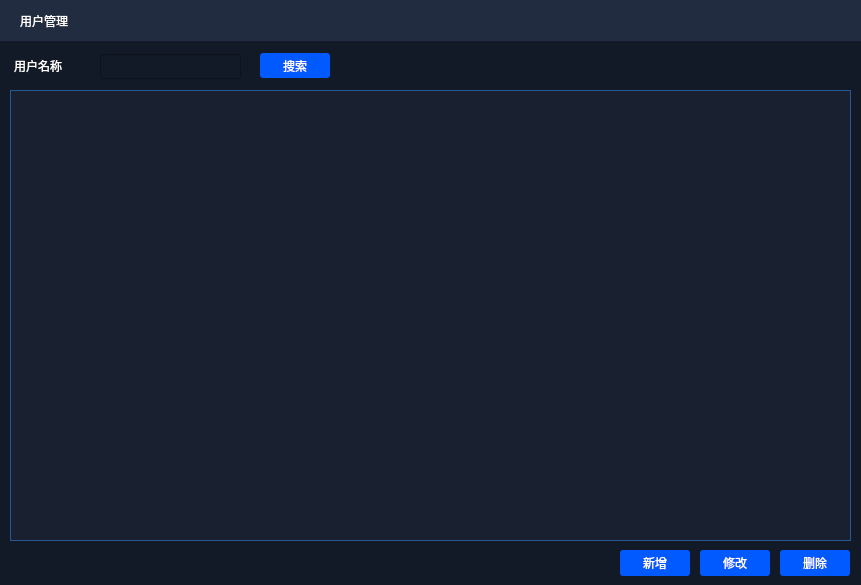
<?xml version="1.0" encoding="UTF-8"?>
<ui version="4.0">
 <class>AddUserForm</class>
 <widget class="QWidget" name="AddUserForm">
  <property name="geometry">
   <rect>
    <x>0</x>
    <y>0</y>
    <width>861</width>
    <height>585</height>
   </rect>
  </property>
  <property name="windowTitle">
   <string>Form</string>
  </property>
  <property name="styleSheet">
   <string notr="true">QWidget
{
font: 11pt &quot;微软雅黑&quot;;
background-color: #121A27;
color: rgb(255, 255, 255);
}
.QPushButton{
font: 9pt &quot;微软雅黑&quot;;
border-radius:3px;
border-style:none;
	color: rgb(255, 255, 255);
background-color: #005AFF;
}
.QPushButton:hover{
padding:4px 4px 2px 4px;
background-color: #005AFF;
}</string>
  </property>
  <widget class="QLabel" name="label_2">
   <property name="geometry">
    <rect>
     <x>14</x>
     <y>58</y>
     <width>61</width>
     <height>16</height>
    </rect>
   </property>
   <property name="text">
    <string>用户名称</string>
   </property>
  </widget>
  <widget class="QPushButton" name="pushButton">
   <property name="geometry">
    <rect>
     <x>260</x>
     <y>53</y>
     <width>70</width>
     <height>25</height>
    </rect>
   </property>
   <property name="text">
    <string>搜索</string>
   </property>
  </widget>
  <widget class="QPushButton" name="btn_delete_user">
   <property name="geometry">
    <rect>
     <x>780</x>
     <y>550</y>
     <width>70</width>
     <height>26</height>
    </rect>
   </property>
   <property name="text">
    <string>删除</string>
   </property>
  </widget>
  <widget class="QWidget" name="widget" native="true">
   <property name="geometry">
    <rect>
     <x>0</x>
     <y>0</y>
     <width>861</width>
     <height>41</height>
    </rect>
   </property>
   <property name="styleSheet">
    <string notr="true">background-color:rgb(34, 44, 65);</string>
   </property>
   <widget class="QLabel" name="label">
    <property name="geometry">
     <rect>
      <x>20</x>
      <y>10</y>
      <width>231</width>
      <height>21</height>
     </rect>
    </property>
    <property name="text">
     <string>用户管理</string>
    </property>
   </widget>
   <widget class="QPushButton" name="pushButton_2">
    <property name="geometry">
     <rect>
      <x>830</x>
      <y>10</y>
      <width>21</width>
      <height>21</height>
     </rect>
    </property>
    <property name="styleSheet">
     <string notr="true">QPushButton{
	border-image: url(:/image/close.png);
}
QPushButton:hover{
	border-image: url(:/image/close_hover.png);
}</string>
    </property>
    <property name="text">
     <string/>
    </property>
   </widget>
  </widget>
  <widget class="QTableWidget" name="tableWidget">
   <property name="geometry">
    <rect>
     <x>10</x>
     <y>90</y>
     <width>841</width>
     <height>451</height>
    </rect>
   </property>
   <property name="styleSheet">
    <string notr="true">QTableWidget
{
background-color: rgb(25, 32, 48);
color: rgb(255, 255, 255);
border: 1px solid #255990;
}
QHeaderView::section 
{
background-color: rgb(37, 89, 144);
color: white;
}</string>
   </property>
   <property name="dragDropOverwriteMode">
    <bool>false</bool>
   </property>
   <property name="selectionMode">
    <enum>QAbstractItemView::MultiSelection</enum>
   </property>
  </widget>
  <widget class="QPushButton" name="btn_revise_user">
   <property name="geometry">
    <rect>
     <x>700</x>
     <y>550</y>
     <width>70</width>
     <height>26</height>
    </rect>
   </property>
   <property name="text">
    <string>修改</string>
   </property>
  </widget>
  <widget class="QPushButton" name="btn_add_user">
   <property name="geometry">
    <rect>
     <x>620</x>
     <y>550</y>
     <width>70</width>
     <height>26</height>
    </rect>
   </property>
   <property name="text">
    <string>新增</string>
   </property>
  </widget>
  <widget class="QLineEdit" name="lineEdit">
   <property name="geometry">
    <rect>
     <x>100</x>
     <y>54</y>
     <width>141</width>
     <height>25</height>
    </rect>
   </property>
  </widget>
 </widget>
 <resources/>
 <connections/>
</ui>
